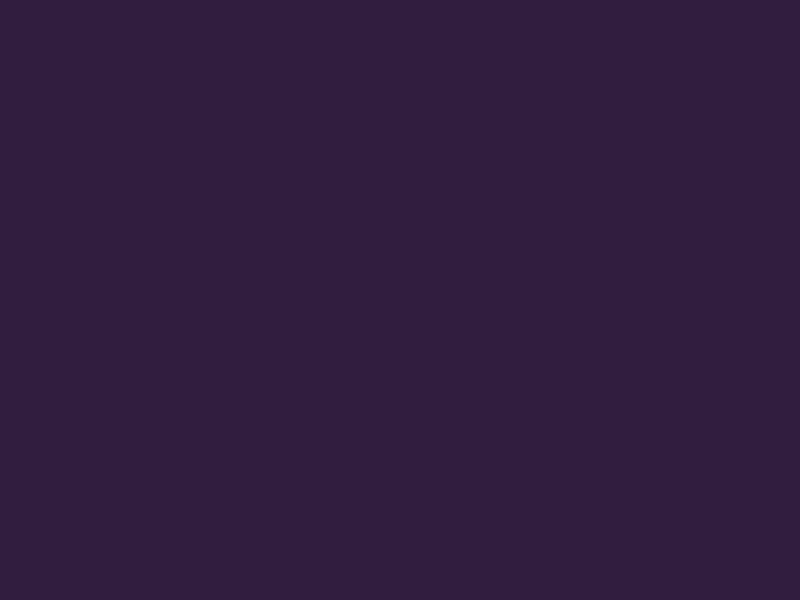
Frame 1 (no input)
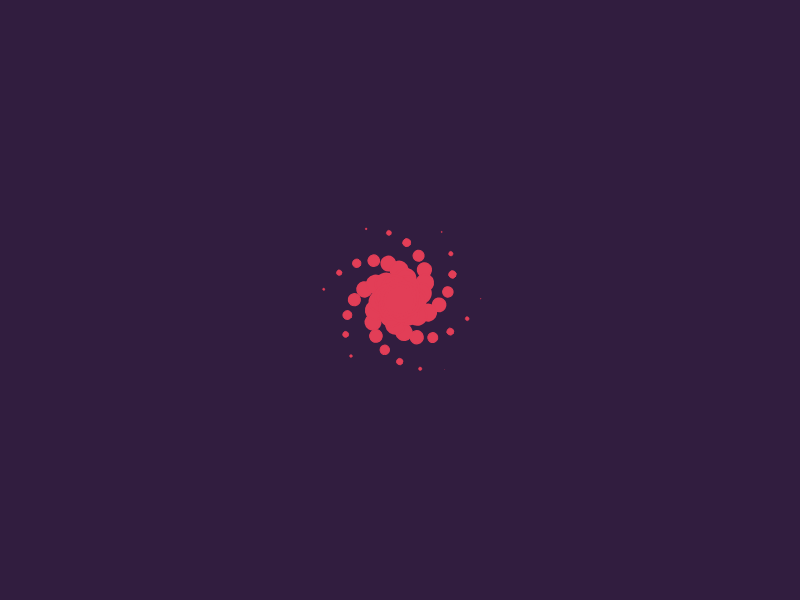
Frame 60 (no input)
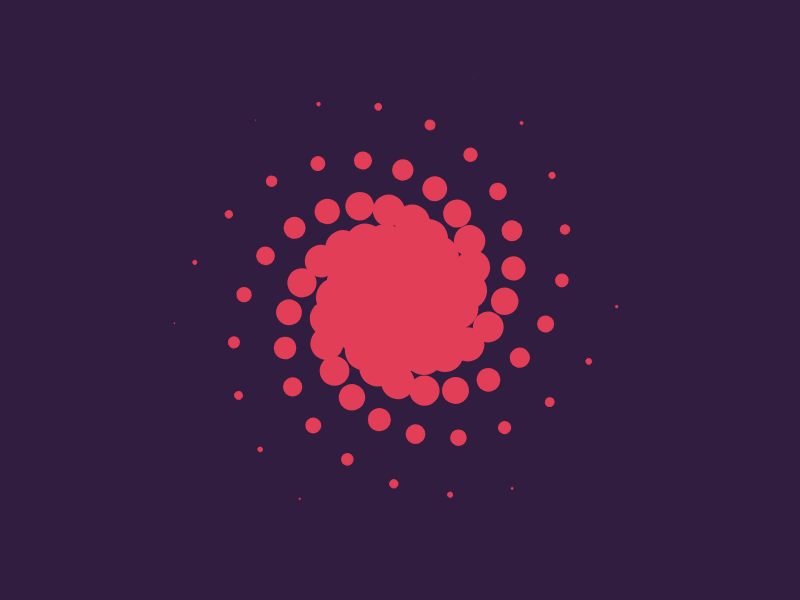
Frame 120 (the mouse pressed at the canvas centre since frame 60)

The p5.js sketch that drew these frames (run headless with seeded random() and noise() and a simulated clock; from frame 60 on, the mouse is pressed at the canvas centre):

// p5.js sketch
// ── sketch.js
var a = 0;
var r = 0;
var c = 1.0053611;
var trail = [];
var x = 0;
var y = 0;
var z = 0;
var angle = 0;

function setup() {
	createCanvas(800, 600);
	stroke("#E23E57");
	fill("#E23E57");
	frameRate(60);
}

function draw() {
    push();
    background("#311D3F");
    translate(width / 2, height / 2, -50);

    r = a * pow(c, a);
	x += r * cos(a);
    y += r * sin(a);

	var pos = createVector(x, y);
    if (trail.length > 100) {
        trail.unshift();
    }
    trail.unshift(pos);


    a += 1;
    rotate(angle);
    angle += 0.01;

	for (var i = 0; i < trail.length; i++) {
        strokeWeight(i * 0.05);
        // line(trail[i-1].x, trail[i-1].y, trail[i].x, trail[i].y);
		ellipse(trail[i].x, trail[i].y, i * 0.5, i * 0.5);
	}
    pop();
}
